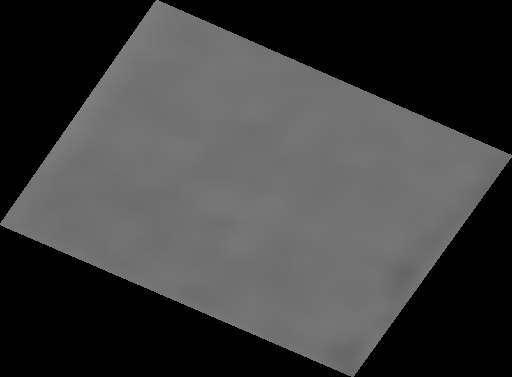
#> input picture Sentinel1_Images_Beauvais/01_02_17_vv.png, 512 x 377 px, given as the content of the folder ../Sentinel1_Images_Beauvais/2017, which was not available; the run also reads 1 picture not shown here
$ jupyter execute --allow-errors analysis_crop.ipynb
#> lines starting #> are read from the running program, lines starting #| are printed output that depends on the picture; after the words box and inside, x2 and y2 are one past the last pixel; in counts of white or black regions, pixels touching at a corner belong together; pictures that were not available may be replaced by others from this repository, and a replacement may not be noted
[cell 1]
import cv2
import matplotlib.pyplot as plt
import seaborn as sns
import os
import numpy as np
import datetime
import pandas as pd

[cell 2]
def get_density(image):
    return image[image!=0].mean()

[cell 3]
def make_df(dir_path):
#> called with dir_path = '../Sentinel1_Images_Beauvais/2017'
    files           = os.listdir(dir_path)
    df              = pd.DataFrame()
    dates           = list()
    density_vv_list = list()
    density_vh_list = list()

    for f in files:
        date        = "/".join(f.split("_")[:3])
        date_format = datetime.datetime.strptime(date, '%d/%m/%y')
        dates.append(date_format)

    df["Date"]  = dates
    df          = df.drop_duplicates()
    df          = df.sort_values("Date")

    for d in df["Date"]:
        try :
            string_date = d.strftime('%d_%m_%y')

            image_vv    = f'{dir_path}/{string_date}_vv.png'
            image_vh    = f'{dir_path}/{string_date}_vh.png'

            density_vv  = get_density(cv2.imread(image_vv, cv2.COLOR_BGR2GRAY))
#> density_vv = 113.8
            density_vh  = get_density(cv2.imread(image_vh, cv2.COLOR_BGR2GRAY))
#> density_vh = 113.8

            density_vv_list.append(density_vv)
            density_vh_list.append(density_vh)

        except Exception as e:
            print(f"For {d}\t> {e}")
            density_vv_list.append(None)
            density_vh_list.append(None)

    df["VV"]     = density_vv_list
    df["VH"]     = density_vh_list
    df["CR"]     = df["VV"].values/df["VH"].values

    df = df.dropna()

    return df

[cell 4]
def plot_evolution(df, FigAx = None):

    single = False

    if FigAx is None:
        fig, ax1 = plt.subplots(figsize=(10, 5))
        single = True
    else :
        fig, ax1 = FigAx[0], FigAx[1]

    ax1.plot(df["Date"], df["VV"].values, label='VV', color='b')
    ax1.plot(df["Date"], df["VH"].values, label='VH', color='r')
    ax1.set_xlabel('Dates')
    ax1.set_ylabel('VV et VH', color='k')
    ax1.tick_params(axis='y', labelcolor='k')

    ax2 = ax1.twinx()
    ax2.plot(df["Date"], df["CR"], label='CR', color='y', linestyle='--')
    ax2.set_ylabel('CR', color='y')
    ax2.tick_params(axis='y', labelcolor='y')

    if single:
        fig.legend(bbox_to_anchor=(0.0, 0), bbox_transform=ax1.transAxes)
    plt.title('Variation of VV and VH bandwidths')
    plt.xlabel('Date')
    plt.ylabel('CR')
    plt.grid(True)

    plt.tight_layout()

[cell 5]
fig, axes = plt.subplots(4, 2, figsize=(15, 10))
df_beauvais2017 = make_df("../Sentinel1_Images_Beauvais/2017")
df_beauvais2018 = make_df("../Sentinel1_Images_Beauvais/2018")
df_beauvais2019 = make_df("../Sentinel1_Images_Beauvais/2019")
#> (the rest of this cell did not finish here and is left out)

df_beauvais2021 = make_df("../Sentinel1_Images_Beauvais/2021")
df_beauvais2022 = make_df("../Sentinel1_Images_Beauvais/2022")
df_beauvais2023 = make_df("../Sentinel1_Images_Beauvais/2023")
df_beauvais2024 = make_df("../Sentinel1_Images_Beauvais/2024")

dfs = [df_beauvais2017, df_beauvais2018, df_beauvais2019, df_beauvais2020, df_beauvais2021, df_beauvais2022, df_beauvais2023, df_beauvais2024]

legend = True

for ax, df_subset in zip(axes.ravel(), dfs):
    if legend :
        fig.legend()
        legend = False

    plot_evolution(df_subset, (fig, ax))


plt.tight_layout()
plt.show()

[cell 6]
def read_grayscale_image(filepath):
    """Reads a PNG image, handles transparency, and returns a grayscale image."""
    img = cv2.imread(filepath, cv2.IMREAD_UNCHANGED)  # Load with alpha channel if present
    if img is None:
        raise FileNotFoundError(f"Image not found: {filepath}")
    if img.shape[-1] == 4:  # If the image has an alpha channel
        alpha_channel = img[:, :, 3]  # Extract the alpha channel
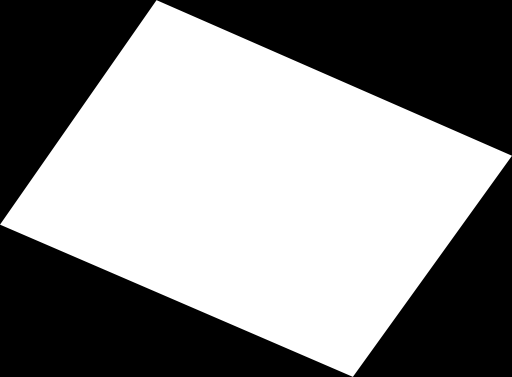
#> alpha_channel: shape (377, 512); min 0, max 255, mean 136.3
        img = img[:, :, :3]  # Remove the alpha channel
#> img is the input picture: shape (377, 512, 3); min 0, max 126, mean 61.3
        img = cv2.cvtColor(img, cv2.COLOR_BGR2GRAY)  # Convert to grayscale
#> img: shape (377, 512)
        img[alpha_channel == 0] = 0  # Set transparent regions to black
    else:
        img = cv2.cvtColor(img, cv2.COLOR_BGR2GRAY)  # Convert to grayscale
    return img

[cell 7]
def plot_CR(current_df):

    low_cr = current_df[current_df["CR"] == current_df["CR"].min()]
    high_cr = current_df[current_df["CR"] == current_df["CR"].max()]

    low_cr_str = low_cr["Date"].values[0].astype('M8[ms]').astype(datetime.datetime).strftime('%d_%m_%y')
    high_cr_str = high_cr["Date"].values[0].astype('M8[ms]').astype(datetime.datetime).strftime('%d_%m_%y')

    im_low_cr_vv = read_grayscale_image(f'../Sentinel1_Images_Beauvais/20{low_cr_str[6:]}/{low_cr_str}_vv.png')
    im_low_cr_vh = read_grayscale_image(f'../Sentinel1_Images_Beauvais/20{low_cr_str[6:]}/{low_cr_str}_vh.png')

    im_high_cr_vv = read_grayscale_image(f'../Sentinel1_Images_Beauvais/20{high_cr_str[6:]}/{high_cr_str}_vv.png')
    im_high_cr_vh = read_grayscale_image(f'../Sentinel1_Images_Beauvais/20{high_cr_str[6:]}/{high_cr_str}_vh.png')

    # Safely compute the ratio and handle invalid values
    ratio_low = np.nan_to_num(im_low_cr_vv, nan=0.0, posinf=0.0, neginf=0.0)
    ratio_low = np.divide(ratio_low, im_low_cr_vh, where=(im_low_cr_vh != 0))
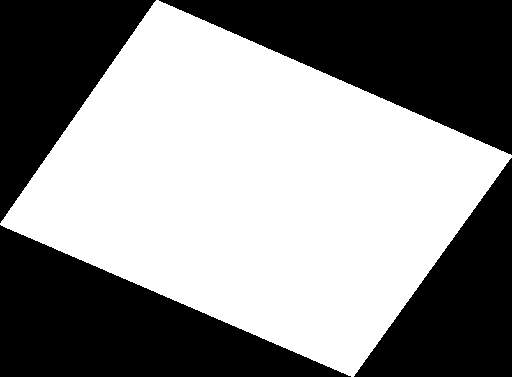
#> ratio_low: shape (377, 512) float64; values 0 (black) and 1 (white), 53.9% white; 4 black regions, box (x1, y1, x2, y2) and area: (159, 0, 512, 155) 27476, (0, 225, 351, 377) 26683, (354, 158, 512, 377) 17438, (0, 0, 156, 223) 17420

    ratio_high = np.nan_to_num(im_high_cr_vv, nan=0.0, posinf=0.0, neginf=0.0)
    ratio_high = np.divide(ratio_high, im_high_cr_vh, where=(im_high_cr_vh != 0))

    # Normalize the ratios for better visualization
    ratio_low = np.clip(ratio_low, 0, 255)  # Adjust based on expected value range
    ratio_high = np.clip(ratio_high, 0, 255)

    # Plot the images
    plt.imshow(ratio_low, cmap='gray_r')  # Display in grayscale
    plt.title(f'CR = {low_cr["CR"].values[0]}')
    plt.show()

    plt.imshow(ratio_high, cmap='gray_r')  # Display in grayscale
    plt.title(f'CR = {high_cr["CR"].values[0]}')
    plt.show()

    return

[cell 8]
plot_CR(df_beauvais2017)

[cell 9]
def make_df_sent2(dir_path):
#> called with dir_path = '../Sentinel1_Images_Catillon/2018'
    files             = os.listdir(dir_path)
    df                = pd.DataFrame()
    dates             = list()
    density_ndvi_list = list()

    for f in files:
        date        = "/".join(f.split("_")[:3])
        date_format = datetime.datetime.strptime(date, '%d/%m/%y')
        dates.append(date_format)

    df["Date"]  = dates
    df          = df.drop_duplicates()
    df          = df.sort_values("Date")

    for d in df["Date"]:
        try :
            string_date = d.strftime('%d_%m_%y')

            image_ndvi    = f'{dir_path}/{string_date}_vv.png'

            density_ndvi  = get_density(cv2.imread(image_ndvi, cv2.COLOR_BGR2GRAY))
#> density_ndvi = 113.8

            density_ndvi_list.append(density_ndvi)

        except Exception as e:
            print(f"For {d}\t> {e}")
            density_ndvi_list.append(None)

    df["NDVI"]     = density_ndvi_list

    df = df.dropna()

    return df

[cell 10]
fig, axes = plt.subplots(4, 2, figsize=(15, 10))  # 4x2 grid for 8 subplots
axes = axes.flatten()  # Flatten to access all subplots as a flat array

# Load datasets
df_beauvais2018 = make_df_sent2("../Sentinel1_Images_Catillon/2018")
df_beauvais2019 = make_df_sent2("../Sentinel1_Images_Catillon/2019")
df_beauvais2020 = make_df_sent2("../Sentinel1_Images_Catillon/2020")
df_beauvais2021 = make_df_sent2("../Sentinel1_Images_Catillon/2021")
df_beauvais2022 = make_df_sent2("../Sentinel1_Images_Catillon/2022")
df_beauvais2023 = make_df_sent2("../Sentinel1_Images_Catillon/2023")
df_beauvais2024 = make_df_sent2("../Sentinel1_Images_Catillon/2024")

dfs = [df_beauvais2018, df_beauvais2019, df_beauvais2020, df_beauvais2021, df_beauvais2022, df_beauvais2023, df_beauvais2024]

# Plot each dataset
for i, df_subset in enumerate(dfs):
    ax = axes[i]  # Get the corresponding subplot
    ax.plot(df_subset["Date"], df_subset["NDVI"].values, label='NDVI', color='b')
    ax.set_xlabel('Date')
    ax.set_ylabel('NDVI', color='k')
    ax.set_title(f'NDVI Variation {2018 + i}')
    ax.grid(True)

# Remove extra subplot if dfs has fewer elements than subplots
for j in range(len(dfs), len(axes)):
    fig.delaxes(axes[j])

plt.tight_layout()  # Adjust layout for better spacing
plt.show()
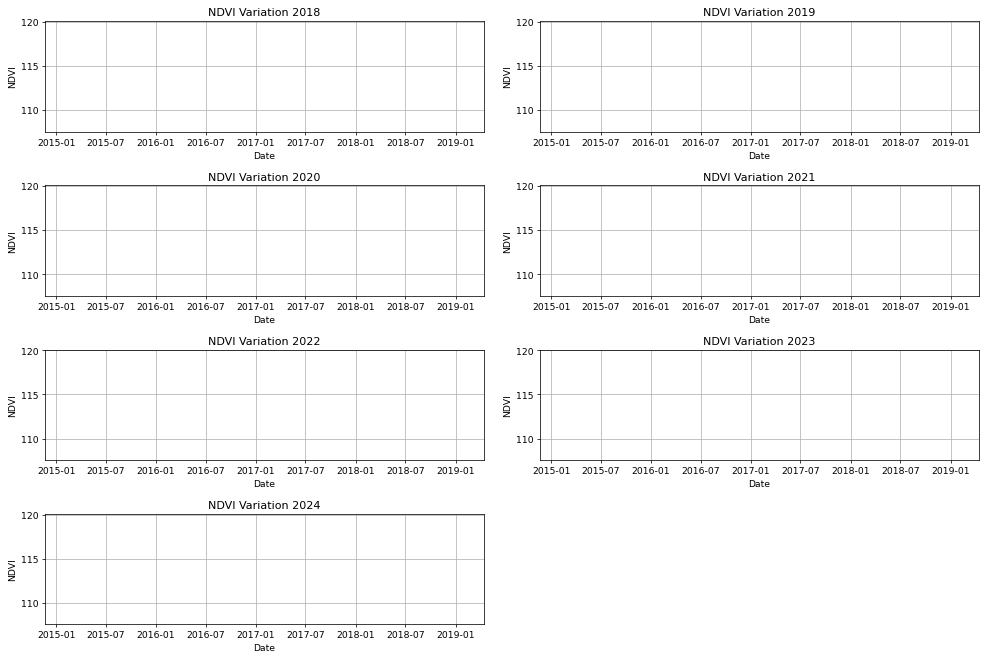
#> figure drawn by matplotlib, 7 panels
